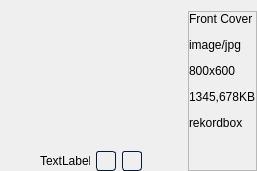
                        <widget class="QFrame" name="source_image_frame">
                         <property name="minimumSize">
                          <size>
                           <width>0</width>
                           <height>0</height>
                          </size>
                         </property>
                         <property name="maximumSize">
                          <size>
                           <width>350</width>
                           <height>16777215</height>
                          </size>
                         </property>
                         <property name="frameShape">
                          <enum>QFrame::NoFrame</enum>
                         </property>
                         <property name="frameShadow">
                          <enum>QFrame::Raised</enum>
                         </property>
                         <layout class="QHBoxLayout" name="horizontalLayout_14">
                          <property name="leftMargin">
                           <number>0</number>
                          </property>
                          <property name="topMargin">
                           <number>11</number>
                          </property>
                          <property name="rightMargin">
                           <number>0</number>
                          </property>
                          <property name="bottomMargin">
                           <number>0</number>
                          </property>
                          <item>
                           <layout class="QGridLayout" name="gridLayout_5">
                            <item row="6" column="0">
                             <layout class="QHBoxLayout" name="horizontalLayout_12">
                              <item>
                               <spacer name="horizontalSpacer_4">
                                <property name="orientation">
                                 <enum>Qt::Horizontal</enum>
                                </property>
                                <property name="sizeHint" stdset="0">
                                 <size>
                                  <width>40</width>
                                  <height>20</height>
                                 </size>
                                </property>
                               </spacer>
                              </item>
                              <item>
                               <widget class="QLabel" name="label_left_page_num">
                                <property name="maximumSize">
                                 <size>
                                  <width>50</width>
                                  <height>16777215</height>
                                 </size>
                                </property>
                                <property name="text">
                                 <string>TextLabel</string>
                                </property>
                               </widget>
                              </item>
                              <item>
                               <widget class="QPushButton" name="left_image_prev">
                                <property name="maximumSize">
                                 <size>
                                  <width>20</width>
                                  <height>20</height>
                                 </size>
                                </property>
                                <property name="styleSheet">
                                 <string notr="true">/*-----QPushButton-----*/
QPushButton
{
/**	background-color:  rgb(92, 106, 106);
	color: #ffffff;
**/	
   border-style: solid;
	border-width: 1px;
	border-radius: 3px;
	border-color: #051a39;
	padding: 5px;
}

QPushButton::disabled
{
	background-color: #404040;
	color: #656565;
	border-color: #051a39;

}


QPushButton::hover
{
	background-color: lightgrey;
	border-style: solid;
	border-width: 1px;
	border-radius: 3px;
	border-color: #051a39;
	padding: 5px;

}


QPushButton::pressed
{
	background-color: rgb(125, 155, 143);
	color: #ffffff;
	border-style: solid;
	border-width: 1px;
	border-radius: 3px;
	border-color: #051a39;
	padding: 5px;

}</string>
                                </property>
                                <property name="text">
                                 <string/>
                                </property>
                                <property name="icon">
                                 <iconset resource="resources.qrc">
                                  <normaloff>:/icons/icons/arrow-left.svg</normaloff>:/icons/icons/arrow-left.svg</iconset>
                                </property>
                               </widget>
                              </item>
                              <item>
                               <widget class="QPushButton" name="left_image_next">
                                <property name="maximumSize">
                                 <size>
                                  <width>20</width>
                                  <height>20</height>
                                 </size>
                                </property>
                                <property name="styleSheet">
                                 <string notr="true">/*-----QPushButton-----*/
QPushButton
{
/**	background-color:  rgb(92, 106, 106);
	color: #ffffff;
**/	
   border-style: solid;
	border-width: 1px;
	border-radius: 3px;
	border-color: #051a39;
	padding: 5px;
}

QPushButton::disabled
{
	background-color: #404040;
	color: #656565;
	border-color: #051a39;

}


QPushButton::hover
{
	background-color: lightgrey;
	border-style: solid;
	border-width: 1px;
	border-radius: 3px;
	border-color: #051a39;
	padding: 5px;

}


QPushButton::pressed
{
	background-color: rgb(125, 155, 143);
	color: #ffffff;
	border-style: solid;
	border-width: 1px;
	border-radius: 3px;
	border-color: #051a39;
	padding: 5px;

}</string>
                                </property>
                                <property name="text">
                                 <string/>
                                </property>
                                <property name="icon">
                                 <iconset resource="resources.qrc">
                                  <normaloff>:/icons/icons/arrow-right.svg</normaloff>:/icons/icons/arrow-right.svg</iconset>
                                </property>
                               </widget>
                              </item>
                              <item>
                               <spacer name="horizontalSpacer_3">
                                <property name="orientation">
                                 <enum>Qt::Horizontal</enum>
                                </property>
                                <property name="sizeHint" stdset="0">
                                 <size>
                                  <width>40</width>
                                  <height>20</height>
                                 </size>
                                </property>
                               </spacer>
                              </item>
                             </layout>
                            </item>
                            <item row="0" column="1" rowspan="7">
                             <widget class="QFrame" name="frame_2">
                              <property name="frameShape">
                               <enum>QFrame::StyledPanel</enum>
                              </property>
                              <property name="frameShadow">
                               <enum>QFrame::Raised</enum>
                              </property>
                              <layout class="QVBoxLayout" name="verticalLayout_10">
                               <property name="spacing">
                                <number>12</number>
                               </property>
                               <property name="leftMargin">
                                <number>0</number>
                               </property>
                               <property name="topMargin">
                                <number>0</number>
                               </property>
                               <property name="rightMargin">
                                <number>0</number>
                               </property>
                               <property name="bottomMargin">
                                <number>0</number>
                               </property>
                               <item>
                                <widget class="QLabel" name="label_left_art_type">
                                 <property name="text">
                                  <string>Front Cover</string>
                                 </property>
                                </widget>
                               </item>
                               <item>
                                <widget class="QLabel" name="label_left_mime">
                                 <property name="minimumSize">
                                  <size>
                                   <width>60</width>
                                   <height>0</height>
                                  </size>
                                 </property>
                                 <property name="text">
                                  <string>image/jpg</string>
                                 </property>
                                </widget>
                               </item>
                               <item>
                                <widget class="QLabel" name="label_left_resolution">
                                 <property name="text">
                                  <string>800x600</string>
                                 </property>
                                </widget>
                               </item>
                               <item>
                                <widget class="QLabel" name="label_left_size">
                                 <property name="text">
                                  <string>1345,678KB</string>
                                 </property>
                                </widget>
                               </item>
                               <item>
                                <widget class="QLabel" name="label_left_desc">
                                 <property name="text">
                                  <string>rekordbox</string>
                                 </property>
                                </widget>
                               </item>
                               <item>
                                <spacer name="verticalSpacer_6">
                                 <property name="orientation">
                                  <enum>Qt::Vertical</enum>
                                 </property>
                                 <property name="sizeHint" stdset="0">
                                  <size>
                                   <width>20</width>
                                   <height>40</height>
                                  </size>
                                 </property>
                                </spacer>
                               </item>
                              </layout>
                             </widget>
                            </item>
                            <item row="0" column="0" rowspan="6">
                             <widget class="QStackedWidget" name="stacked_widget_left">
                              <property name="currentIndex">
                               <number>1</number>
                              </property>
                              <widget class="QWidget" name="page_11"/>
                              <widget class="QWidget" name="page_12"/>
                             </widget>
                            </item>
                           </layout>
                          </item>
                         </layout>
                        </widget>
